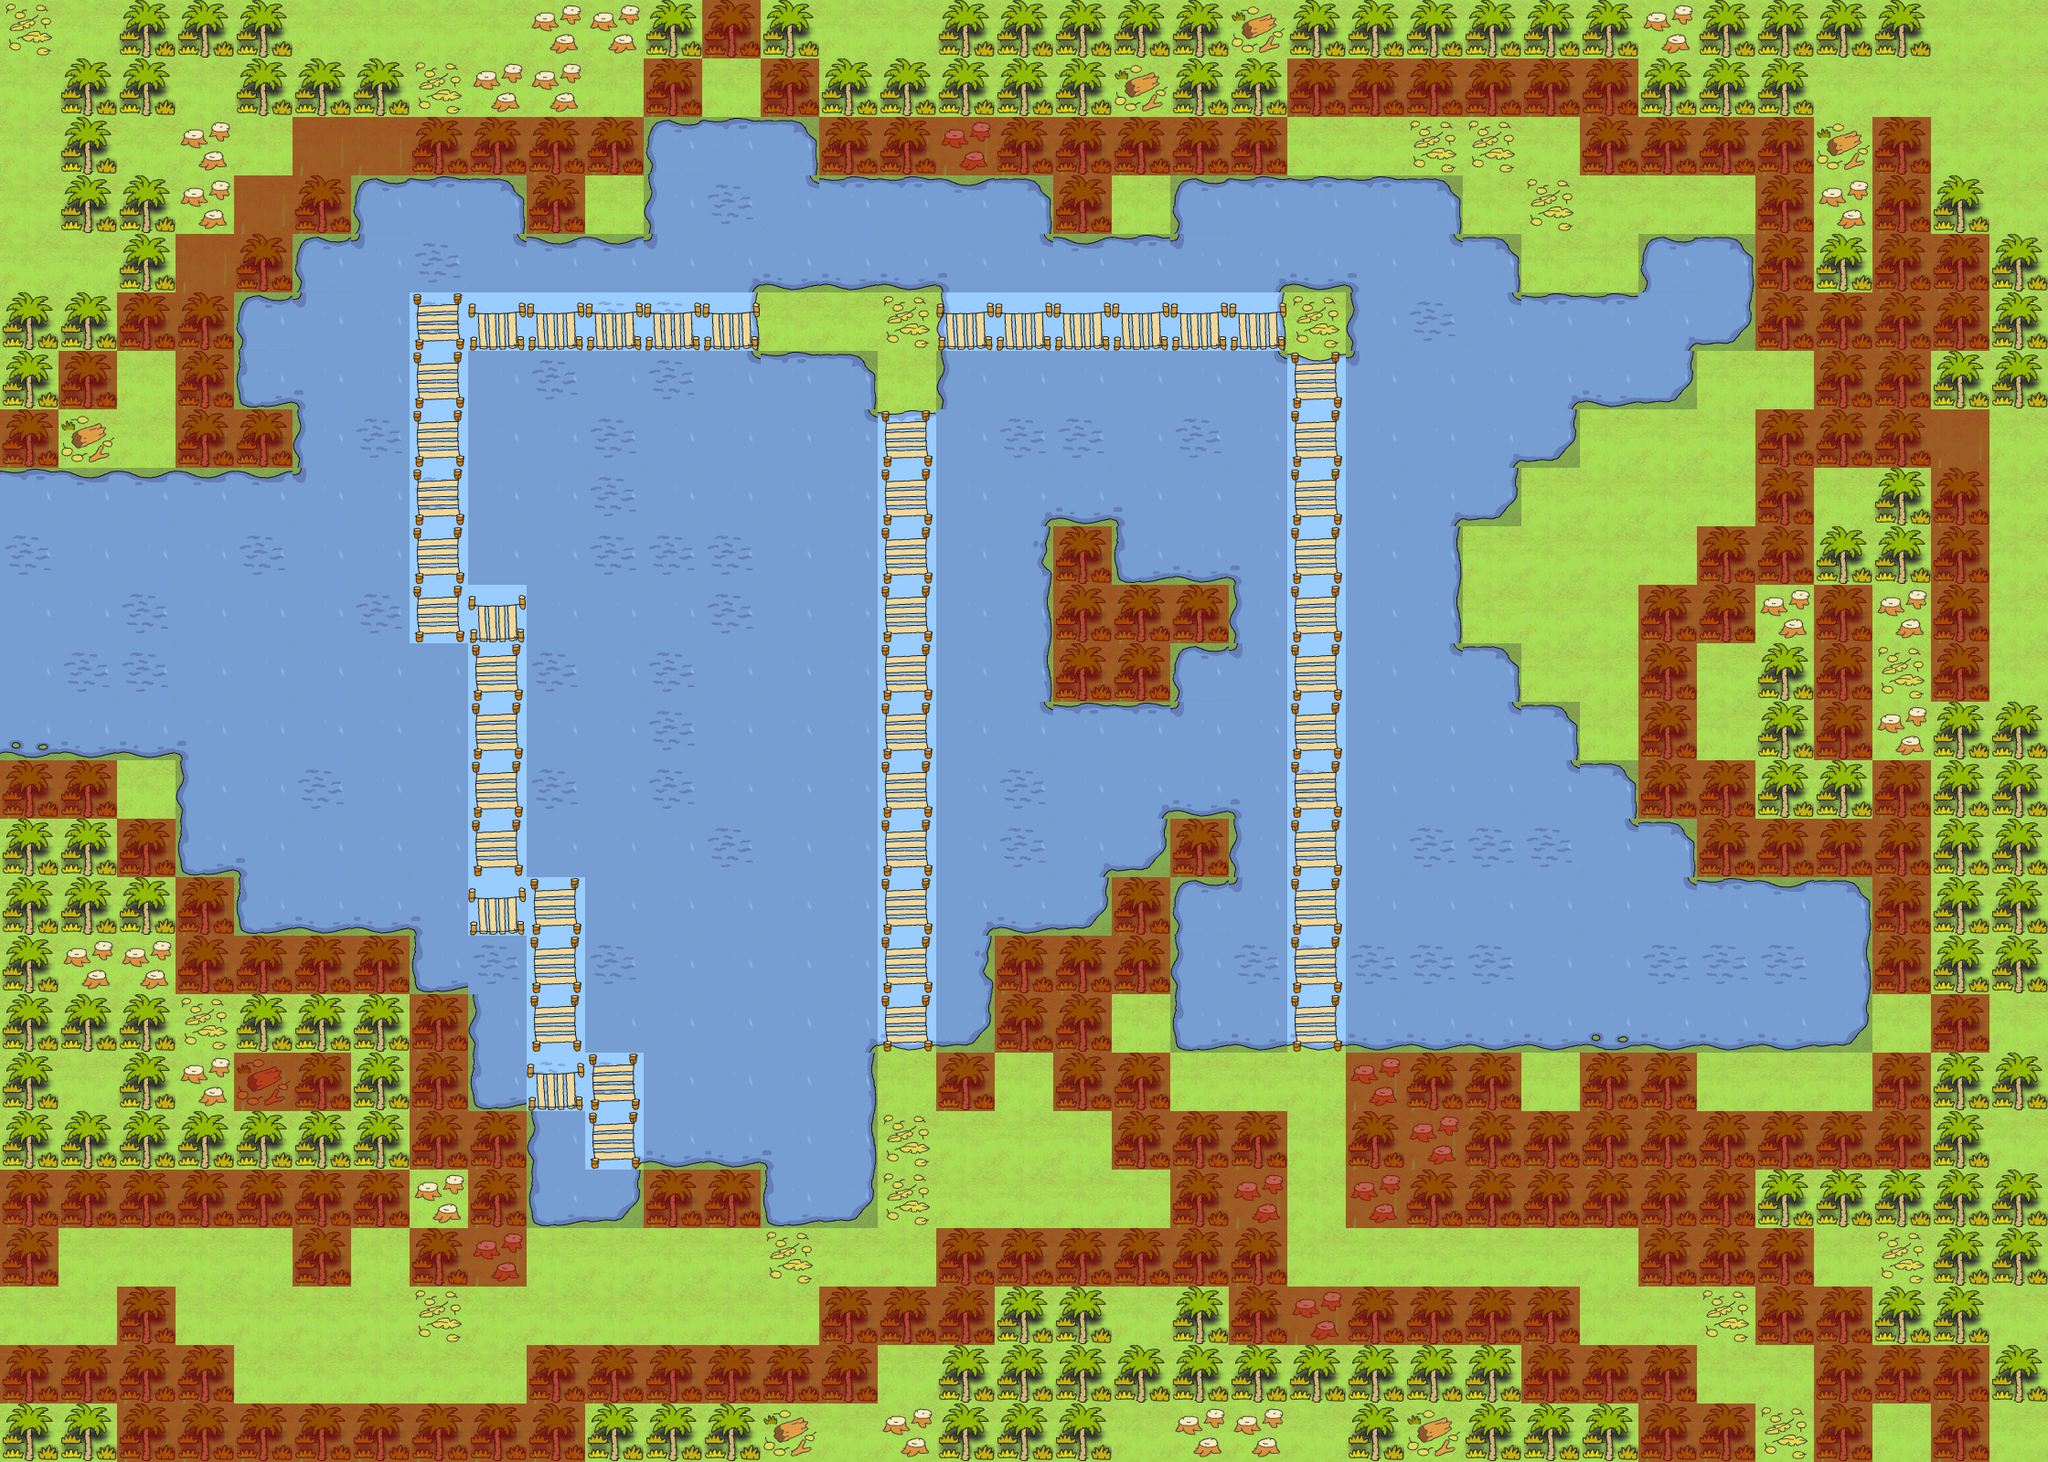

The image is a tile-based game level rendered from a .tmx file. Its description and source (layers, tilesets, objects; grid data summarised) follow:
An orthogonal 35x25 tile map with 64x64 px tiles, 4 tile layers (Ground, Decor, Bridge, SpecialLayer), 7 tilesets and 28 objects (20x characters/enemies/crocodiles/green_croc, characters/player/player_one, characters/npcs/myla/myla, tile_trigger/challenge2a, tile_trigger/challenge2b, ...).

<map version="1.0" orientation="orthogonal" width="35" height="25" tilewidth="64" tileheight="64">
 <tileset firstgid="1" name="water" tilewidth="64" tileheight="64">
  <image source="../../../../tiles/water.png" width="320" height="1216" />
 </tileset>
 <tileset firstgid="96" name="jungle" tilewidth="64" tileheight="64">
  <image source="../../../../tiles/jungle.png" width="320" height="1216" />
 </tileset>
 <tileset firstgid="191" name="paths" tilewidth="64" tileheight="64">
  <image source="../../../../tiles/paths.png" width="320" height="1216" />
 </tileset>
 <tileset firstgid="286" name="objects" tilewidth="64" tileheight="64">
  <image source="../../../../tiles/objects.png" width="320" height="1216" />
 </tileset>
 <tileset firstgid="381" name="sand" tilewidth="64" tileheight="64">
  <image source="../../../../tiles/sand.png" width="320" height="1216" />
 </tileset>
 <tileset firstgid="476" name="walls" tilewidth="64" tileheight="64">
  <image source="../../../../tiles/walls.png" width="320" height="1216" />
 </tileset>
 <tileset firstgid="571" name="special" tilewidth="64" tileheight="64">
  <image source="../../../../tiles/special.png" width="320" height="1216" />
 </tileset>
 <layer name="Ground" width="35" height="25">
  <data>[875 cells, 867 non-empty, 1 distinct tile ids]</data>
 </layer>
 <layer name="Decor" width="35" height="25">
  <data>[875 cells, 730 non-empty, 21 distinct tile ids]</data>
 </layer>
 <layer name="Bridge" width="35" height="25">
  <data>[875 cells, 86 non-empty, 5 distinct tile ids]</data>
 </layer>
 <objectgroup name="Object Layer 1" width="35" height="25">
  <object name="characters/player/player_one" gid="286" x="1920" y="1600" />
  <object name="characters/enemies/crocodiles/green_crocodile/croc_0" gid="296" x="1837" y="1159" />
  <object name="characters/enemies/crocodiles/green_crocodile/croc_1" gid="296" x="1536" y="1088" />
  <object name="characters/enemies/crocodiles/green_crocodile/croc_2" gid="296" x="1792" y="1024" />
  <object name="characters/enemies/crocodiles/green_crocodile/croc_3" gid="296" x="1536" y="960" />
  <object name="characters/enemies/crocodiles/green_crocodile/croc_4" gid="296" x="1664" y="896" />
  <object name="characters/enemies/crocodiles/green_crocodile/croc_5" gid="296" x="1472" y="832" />
  <object name="characters/enemies/crocodiles/green_crocodile/croc_6" gid="296" x="1600" y="768" />
  <object name="characters/enemies/crocodiles/green_crocodile/croc_7" gid="296" x="1472" y="512" />
  <object name="characters/enemies/crocodiles/green_crocodile/croc_8" gid="296" x="1536" y="640" />
  <object name="characters/enemies/crocodiles/green_crocodile/croc_9" gid="296" x="1536" y="448" />
  <object name="characters/npcs/myla/myla" gid="286" x="2176" y="64" />
  <object name="tile_trigger/challenge2a" gid="292" x="960" y="384" />
  <object name="characters/enemies/crocodiles/green_crocodile/croc_b2_1" gid="296" x="896" y="512" />
  <object name="characters/enemies/crocodiles/green_crocodile/croc_b2_2" gid="296" x="896" y="576" />
  <object name="characters/enemies/crocodiles/green_crocodile/croc_b2_3" gid="296" x="896" y="640" />
  <object name="characters/enemies/crocodiles/green_crocodile/croc_b2_4" gid="296" x="576" y="768" />
  <object name="characters/enemies/crocodiles/green_crocodile/croc_b2_5" gid="296" x="576" y="832" />
  <object name="characters/enemies/crocodiles/green_crocodile/croc_b2_6" gid="296" x="576" y="896" />
  <object name="characters/enemies/crocodiles/green_crocodile/croc_b2_7" gid="296" x="896" y="1024" />
  <object name="characters/enemies/crocodiles/green_crocodile/croc_b2_8" gid="296" x="896" y="1088" />
  <object name="characters/enemies/crocodiles/green_crocodile/croc_b2_9" gid="296" x="896" y="1216" />
  <object name="characters/enemies/crocodiles/green_crocodile/croc_b2_10" gid="296" x="896" y="1280" />
  <object name="tile_trigger/challenge2b" gid="292" x="960" y="1408" />
  <object name="tile_trigger/exit_level_start" gid="292" x="1920" y="1600" />
  <object name="tile_trigger/exit_level_end" gid="292" x="0" y="1472" />
  <object name="player_data/player_data" gid="287" x="64" y="64" />
  <object name="tile_trigger/myla_warn_crocs" gid="292" x="1408" y="1216" />
 </objectgroup>
 <layer name="SpecialLayer" width="35" height="25">
  <data>[875 cells, 531 non-empty, 3 distinct tile ids]</data>
 </layer>
</map>
